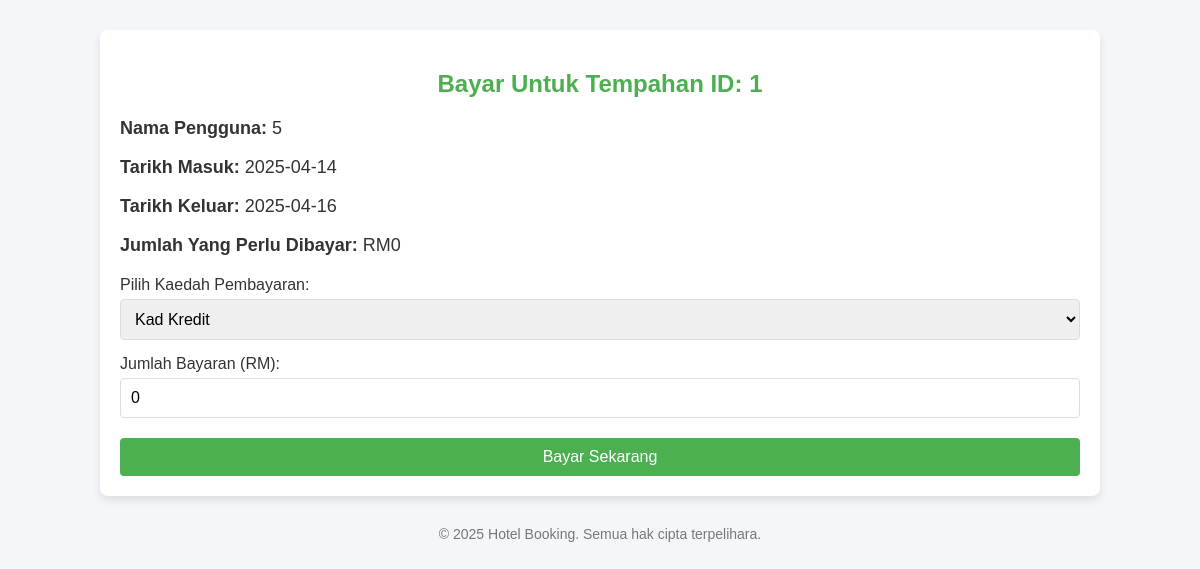
Page /payment_form.php?booking_id=1 on the committed database.
### tables this page shows
CREATE TABLE `bookings` (
  `booking_id` int(11) NOT NULL,
  `user_id` int(11) NOT NULL,
  `hotel_id` int(11) NOT NULL,
  `check_in` date NOT NULL,
  `check_out` date NOT NULL,
  `nights` int(3) DEFAULT NULL,
  `status` varchar(50) DEFAULT 'Dalam Proses',
  `room_id` int(11) NOT NULL
);

### payment_form.php (the view, shortened to what this page needs)
<?php
$conn = mysqli_connect("localhost", "root", "", "hotel_booking");
if (isset($_GET['booking_id'])) {
    $booking_id = $_GET['booking_id'];
    $sql = "SELECT * FROM bookings WHERE booking_id = '$booking_id'";
    $result = mysqli_query($conn, $sql);
    if (mysqli_num_rows($result) > 0) {
        $booking = mysqli_fetch_assoc($result);
    } else {
        echo "Tempahan tidak dijumpai.";
        exit;
    }
} else {
    echo "Booking ID tidak wujud.";
    exit;
}
?>
<!DOCTYPE html>
<html lang="ms">
<head>
</head>
<body>
    <div class="container">
        <h2>Bayar Untuk Tempahan ID: <?php echo $booking['booking_id']; ?></h2>
        <div class="details">
            <p><strong>Nama Pengguna:</strong> <?php echo $booking['user_id']; ?></p>
            <p><strong>Tarikh Masuk:</strong> <?php echo $booking['check_in']; ?></p>
            <p><strong>Tarikh Keluar:</strong> <?php echo $booking['check_out']; ?></p>
            <p><strong>Jumlah Yang Perlu Dibayar:</strong> RM<?php echo $booking['nights'] * 120;  ?></p>
        </div>
        <form action="process_payment.php" method="POST">
            <div class="form-group">
                <label for="payment_method">Pilih Kaedah Pembayaran:</label>
                <select name="payment_method" id="payment_method" required>
                    <option value="credit_card">Kad Kredit</option>
                </select>
            </div>
            <div class="form-group">
                <label for="amount">Jumlah Bayaran (RM):</label>
                <input type="text" name="amount" id="amount" value="<?php echo $booking['nights'] * 120; ?>" readonly>
            </div>
            <input type="submit" value="Bayar Sekarang">
        </form>
    </div>
    <div class="footer">
        <p>&copy; 2025 Hotel Booking. Semua hak cipta terpelihara.</p>
    </div>
</body>
</html>

### payment_form.php (style rules this page uses)
body { font-family: Arial, sans-serif; background-color: #f4f7fa; margin: 0; padding: 0; }
.container { width: 80%; margin: 30px auto; padding: 20px; background-color: white; box-shadow: 0 4px 8px rgba(0, 0, 0, 0.1); border-radius: 8px; }
h2 { text-align: center; color: #4CAF50; }
.details { margin-bottom: 20px; }
.details p { font-size: 18px; color: #333; }
.form-group { margin-bottom: 15px; }
label { font-size: 16px; color: #333; }
select, input[type="text"], input[type="submit"] { width: 100%; padding: 10px; margin-top: 5px; font-size: 16px; border: 1px solid #ddd; border-radius: 4px; box-sizing: border-box; }
input[type="submit"] { background-color: #4CAF50; color: white; border: none; cursor: pointer; }
.footer { text-align: center; margin-top: 30px; font-size: 14px; color: #777; }

### rows in the picture
bookings: booking_id "1", user "5", check_in "2025-04-14", check_out "2025-04-16", $booking['nights']*120 "0", amount "0"
